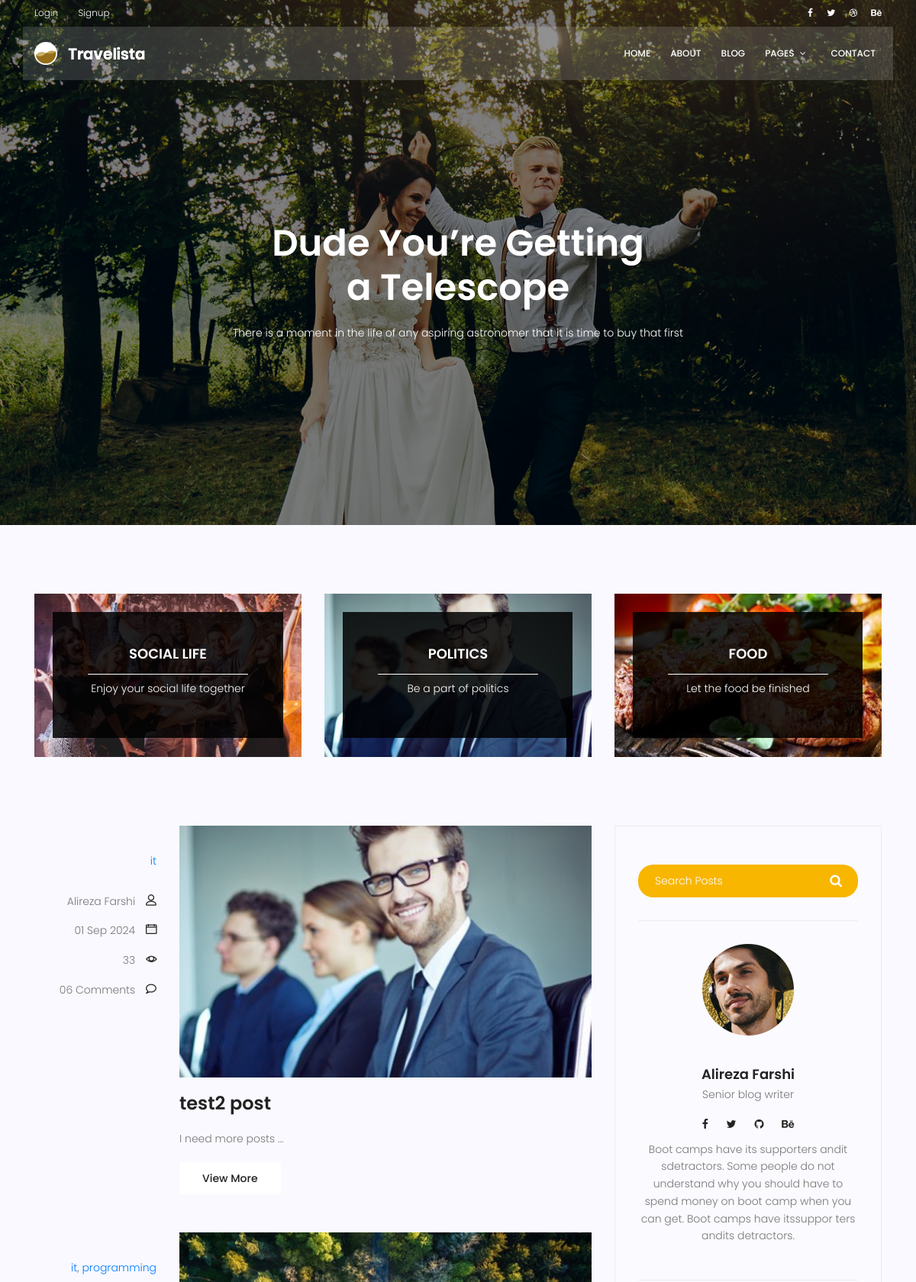
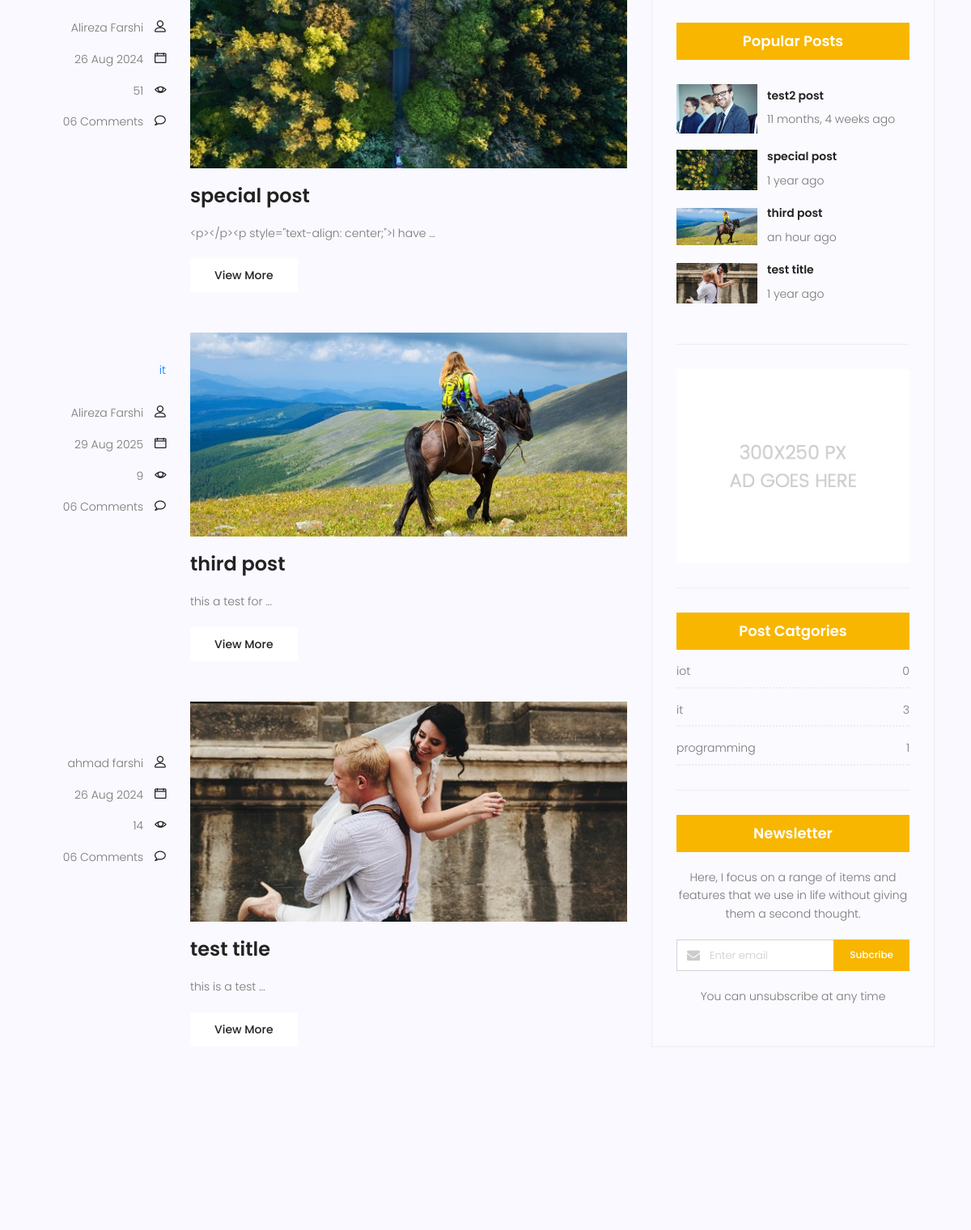
The app's page /blog/search/ (upper part) with its own data (2 pictures, top to bottom).
### blog/models.py (models this page shows, shortened)
class Category(models.Model):
    name = models.CharField(max_length=255)
    def __str__(self):
        return self.name

class Post(models.Model):
    title = models.CharField(max_length=250)
    content = models.TextField()
    tags = TaggableManager()
    category = models.ManyToManyField(Category)
    author = models.ForeignKey(User, on_delete=models.SET_NULL, null=True)
    image = models.ImageField(upload_to='blog/', default='blog/default.jpg' )
    counted_views = models.IntegerField(default=0)
    status = models.BooleanField(default=False)
    created_date = models.DateTimeField(auto_now_add=True)
    updated_date = models.DateTimeField(auto_now=True)
    published_date = models.DateTimeField(null=True)
    class Meta:
        ordering = ['-created_date']

### blog/views.py (the view)
# urls.py: path('search/', blog_search, name='search'),
def blog_search(request):
    current_time = timezone.now()
    posts = Post.objects.filter(status=True)
    if request.method == 'GET':
        print(request.GET.get('s'))
    posts = posts.exclude(published_date__gt=current_time)
    if s := request.GET.get('s'):
        posts = posts.filter(content__contains=s)
    context = {'posts': posts}
    return render(request, 'blog/blog-home.html', context)

### blog/templatetags/blog-tags.py (called while the page is built)
@register.inclusion_tag('blog/blog-categories.html')
def post_categories():
    posts = Post.objects.filter(status=1)
    categories = Category.objects.all()
    cat_dict = {}
    for name in categories:
        cat_dict[name] = posts.filter(category=name).count()
    return {'categories': cat_dict}

### templates/blog/blog-home.html (shortened to what this page needs)
{% extends  'base.html'     %}
{% load static %}
{% load blog-tags %}
{% block content %}
			<section class="banner-area relative blog-home-banner" id="home">
				<div class="overlay overlay-bg"></div>
				<div class="container">
					<div class="row d-flex align-items-center justify-content-center">
						<div class="about-content blog-header-content col-lg-12">
							<h1 class="text-white">
								Dude You’re Getting
								a Telescope
							</h1>
							<p class="text-white">
								There is a moment in the life of any aspiring astronomer that it is time to buy that first
							</p>
						</div>
					</div>
				</div>
			</section>
			<section class="top-category-widget-area pt-90 pb-90 ">
				<div class="container">
					<div class="row">
						<div class="col-lg-4">
							<div class="single-cat-widget">
								<div class="content relative">
									<div class="overlay overlay-bg"></div>
								    <a href="#" target="_blank">
								      <div class="thumb">
								  		 <img class="content-image img-fluid d-block mx-auto" src="{% static 'img/blog/cat-widget1.jpg' %}" alt="">
								  	  </div>
								      <div class="content-details">
								        <h4 class="content-title mx-auto text-uppercase">Social life</h4>
								        <span></span>
								        <p>Enjoy your social life together</p>
								      </div>
								    </a>
								</div>
							</div>
						</div>
						<div class="col-lg-4">
							<div class="single-cat-widget">
								<div class="content relative">
									<div class="overlay overlay-bg"></div>
								    <a href="#" target="_blank">
								      <div class="thumb">
								  		 <img class="content-image img-fluid d-block mx-auto" src="{% static 'img/blog/cat-widget2.jpg' %}" alt="">
								  	  </div>
								      <div class="content-details">
								        <h4 class="content-title mx-auto text-uppercase">Politics</h4>
								        <span></span>
								        <p>Be a part of politics</p>
								      </div>
								    </a>
								</div>
							</div>
						</div>
						<div class="col-lg-4">
							<div class="single-cat-widget">
								<div class="content relative">
									<div class="overlay overlay-bg"></div>
								    <a href="#" target="_blank">
								      <div class="thumb">
								  		 <img class="content-image img-fluid d-block mx-auto" src="{% static 'img/blog/cat-widget3.jpg' %}" alt="">
								  	  </div>
								      <div class="content-details">
								        <h4 class="content-title mx-auto text-uppercase">Food</h4>
								        <span></span>
								        <p>Let the food be finished</p>
								      </div>
								    </a>
								</div>
							</div>
						</div>
					</div>
				</div>
			</section>
			<section class="post-content-area">
				<div class="container">
					<div class="row">
						<div class="col-lg-8 posts-list">
							{% for post in posts %}
							<div class="single-post row">
								<div class="col-lg-3  col-md-3 meta-details">
									<ul class="tags">
										{% for cat in post.category.all %}
										<a href="{% url 'category' cat_name=cat.name %}">{{cat}}</a>{% if not forloop.last %},{% endif %}
										{% endfor %}
									</ul>
									<div class="user-details row">
										<p class="user-name col-lg-12 col-md-12 col-6"><a href="{% url 'author' author_username=post.author.username %}">{{post.author.get_full_name}}</a> <span class="lnr lnr-user"></span></p>
										<p class="date col-lg-12 col-md-12 col-6"><a href="#">{{post.published_date |date:"d M Y"}}</a> <span class="lnr lnr-calendar-full"></span></p>
										<p class="view col-lg-12 col-md-12 col-6"><a href="#">{{post.counted_views}}</a> <span class="lnr lnr-eye"></span></p>
										<p class="comments col-lg-12 col-md-12 col-6"><a href="#">06 Comments</a> <span class="lnr lnr-bubble"></span></p>
									</div>
								</div>
								<div class="col-lg-9 col-md-9 ">
									<div class="feature-img">
										<img class="img-fluid" src="{{ post.image.url}}" alt="">
									</div>
									<a class="posts-title" href="{% url 'single' pid=post.id %}"><h3>{{post.title}}</h3></a>
									<p class="excert">
										{{post.content |truncatewords:4}}
									</p>
									<a href="{% url 'single' pid=post.id %}" class="primary-btn">View More</a>
								</div>
							</div>
							{% endfor %}
		                    <nav class="blog-pagination justify-content-center d-flex">
		                    </nav>
						</div>
						<div class="col-lg-4 sidebar-widgets">
							<div class="widget-wrap">
								{% include 'blog/blog-search.html' %}
								{% include 'blog/blog-writer.html' %}
                                {% include 'blog/blog-popular-posts.html' %}
								{% include 'blog/blog-ads.html' %}
								{% post_categories %}
								<div class="single-sidebar-widget newsletter-widget">
									<h4 class="newsletter-title">Newsletter</h4>
									<p>
										Here, I focus on a range of items and features that we use in life without
										giving them a second thought.
									</p>
									<div class="form-group d-flex flex-row">
									   <div class="col-autos">
									      <div class="input-group">
									        <div class="input-group-prepend">
									          <div class="input-group-text"><i class="fa fa-envelope" aria-hidden="true"></i>
											</div>
									        </div>
									        <input type="text" class="form-control" id="inlineFormInputGroup" placeholder="Enter email" onfocus="this.placeholder = ''" onblur="this.placeholder = 'Enter email'" >
									      </div>
									    </div>
									    <a href="#" class="bbtns">Subcribe</a>
									</div>
									<p class="text-bottom">
										You can unsubscribe at any time
									</p>
								</div>
							</div>
						</div>
					</div>
				</div>
			</section>
{% endblock %}

### templates/base.html (shortened to what this page needs)
{% load static %}
<!DOCTYPE html>
	<html lang="zxx" class="no-js">
	<head>
			<link rel="stylesheet" href="{% static 'css/linearicons.css'%}">
			<link rel="stylesheet" href="{% static 'css/font-awesome.min.css'%}">
			<link rel="stylesheet" href="{% static 'css/bootstrap.css'%}">
			<link rel="stylesheet" href="{% static 'css/magnific-popup.css'%}">
			<link rel="stylesheet" href="{% static 'css/jquery-ui.css'%}">
			<link rel="stylesheet" href="{% static 'css/nice-select.css'%}">
			<link rel="stylesheet" href="{% static 'css/animate.min.css'%}">
			<link rel="stylesheet" href="{% static 'css/owl.carousel.css'%}">
			<link rel="stylesheet" href="{% static 'css/main.css'%}">
		</head>
		<body>
			<header id="header">
				<div class="header-top">
					<div class="container">
			  		<div class="row align-items-center">
			  			<div class="col-lg-6 col-sm-6 col-6 header-top-left">
			  				<ul>
								{% if request.user.is_authenticated %}
								<li><a href="#">Logged in as {{request.user.username}}></a>></li>
								<li><a href="{% url 'logout' %}">Logout</a></li>
								{% else %}
								<li><a href="{% url 'login' %}">Login</a></li>
								<li><a href="{% url 'signup' %}">Signup</a></li>
								{% endif %}
			  				</ul>
			  			</div>
			  			<div class="col-lg-6 col-sm-6 col-6 header-top-right">
							<div class="header-social">
								<a href="#"><i class="fa fa-facebook"></i></a>
								<a href="#"><i class="fa fa-twitter"></i></a>
								<a href="#"><i class="fa fa-dribbble"></i></a>
								<a href="#"><i class="fa fa-behance"></i></a>
							</div>
			  			</div>
			  		</div>
					</div>
				</div>
				<div class="container main-menu">
					<div class="row align-items-center justify-content-between d-flex">
				      <div id="logo">
				        <a href="{% url 'index' %}"><img src="{% static 'img/logo.png' %}" alt="" title="" /></a>
				      </div>
				      <nav id="nav-menu-container">
				        <ul class="nav-menu">
				          <li><a href="{% url 'index' %}">Home</a></li>
				          <li><a href="{% url 'about' %}">About</a></li>
							<li><a href="{% url 'blog' %}">Blog</a></li>
				          <li class="menu-has-children"><a href="">Pages</a>
				          </li>
				          <li><a href="{% url 'contact' %}">Contact</a></li>
				        </ul>
				      </nav>
					</div>
				</div>
			</header>
            {% block content %}
            {% endblock %}
		</body>
	</html>

### templates/blog/blog-search.html
<div class="single-sidebar-widget search-widget">
  <form class="search-form" action="{% url 'search' %}" method="get">
    <input placeholder="Search Posts" name="s" type="text" onfocus="this.placeholder = ''" onblur="this.placeholder = 'Search Posts'" >
    <button type="submit"><i class="fa fa-search"></i></button>
  </form>
</div>

### templates/blog/blog-writer.html
{% load static %}
<div class="single-sidebar-widget user-info-widget">
    <img src="{% static 'img/blog/user-info.png' %}" alt="">
    <a href="#"><h4>Alireza Farshi</h4></a>
    <p>
        Senior blog writer
    </p>
    <ul class="social-links">
        <li><a href="#"><i class="fa fa-facebook"></i></a></li>
        <li><a href="#"><i class="fa fa-twitter"></i></a></li>
        <li><a href="#"><i class="fa fa-github"></i></a></li>
        <li><a href="#"><i class="fa fa-behance"></i></a></li>
    </ul>
    <p>
        Boot camps have its supporters andit sdetractors. Some people do not understand why you should have to spend money on boot camp when you can get. Boot camps have itssuppor ters andits detractors.
    </p>
</div>

### templates/blog/blog-popular-posts.html
{% load static %}
 {% load humanize %}
<div class="single-sidebar-widget popular-post-widget">
    <h4 class="popular-title">Popular Posts</h4>
    <div class="popular-post-list">
        {% for post in posts %}
        <div class="single-post-list d-flex flex-row align-items-center">
            <div class="thumb">
                <img class="img-fluid" src="{{post.image.url}}" alt="">
            </div>
            <div class="details">
                <a href="{% url 'single' pid=post.id %}"><h6>{{post.title}}</h6></a>
                <p>{{post.published_date| naturaltime}}</p>
            </div>
        </div>
        {% endfor %}
    </div>
</div>

### templates/blog/blog-ads.html
{% load static %}
<div class="single-sidebar-widget ads-widget">
  <a href="#"><img class="img-fluid" src="{% static 'img/blog/ads-banner.jpg' %}" alt=""></a>
</div>

### templates/blog/blog-categories.html
<div class="single-sidebar-widget post-category-widget">
	<h4 class="category-title">Post Catgories</h4>
	<ul class="cat-list">
		{% for name,count in categories.items %}
		<li>
			<a href="{% url 'category' cat_name=name %}" class="d-flex justify-content-between">
				<p>{{name}}</p>
				<p>{{count}}</p>
			</a>
		</li>
		{% endfor %}
	</ul>
</div>

### records on screen
Post: author.get_full_name "Alireza Farshi", published_date "01 Sep 2024", counted_views "33", image (picture), title "test2 post", content "I need more posts …", published_date "11 months, 4 weeks ago"
Category: name "it", count "3"
Post: author.get_full_name "Alireza Farshi", published_date "26 Aug 2024", counted_views "51", image (picture), title "special post", content "<p></p><p style=\"text-align: center;\">I have …", published_date "1 year ago"
Category: name "programming", count "1"
Post: author.get_full_name "Alireza Farshi", published_date "29 Aug 2025", counted_views "9", image (placeholder picture), title "third post", content "this a test for …", published_date "an hour ago"
Post: author.get_full_name "ahmad farshi", published_date "26 Aug 2024", counted_views "14", image (picture), title "test title", content "this is a test …", published_date "1 year ago"
Category: name "iot", count "0"
